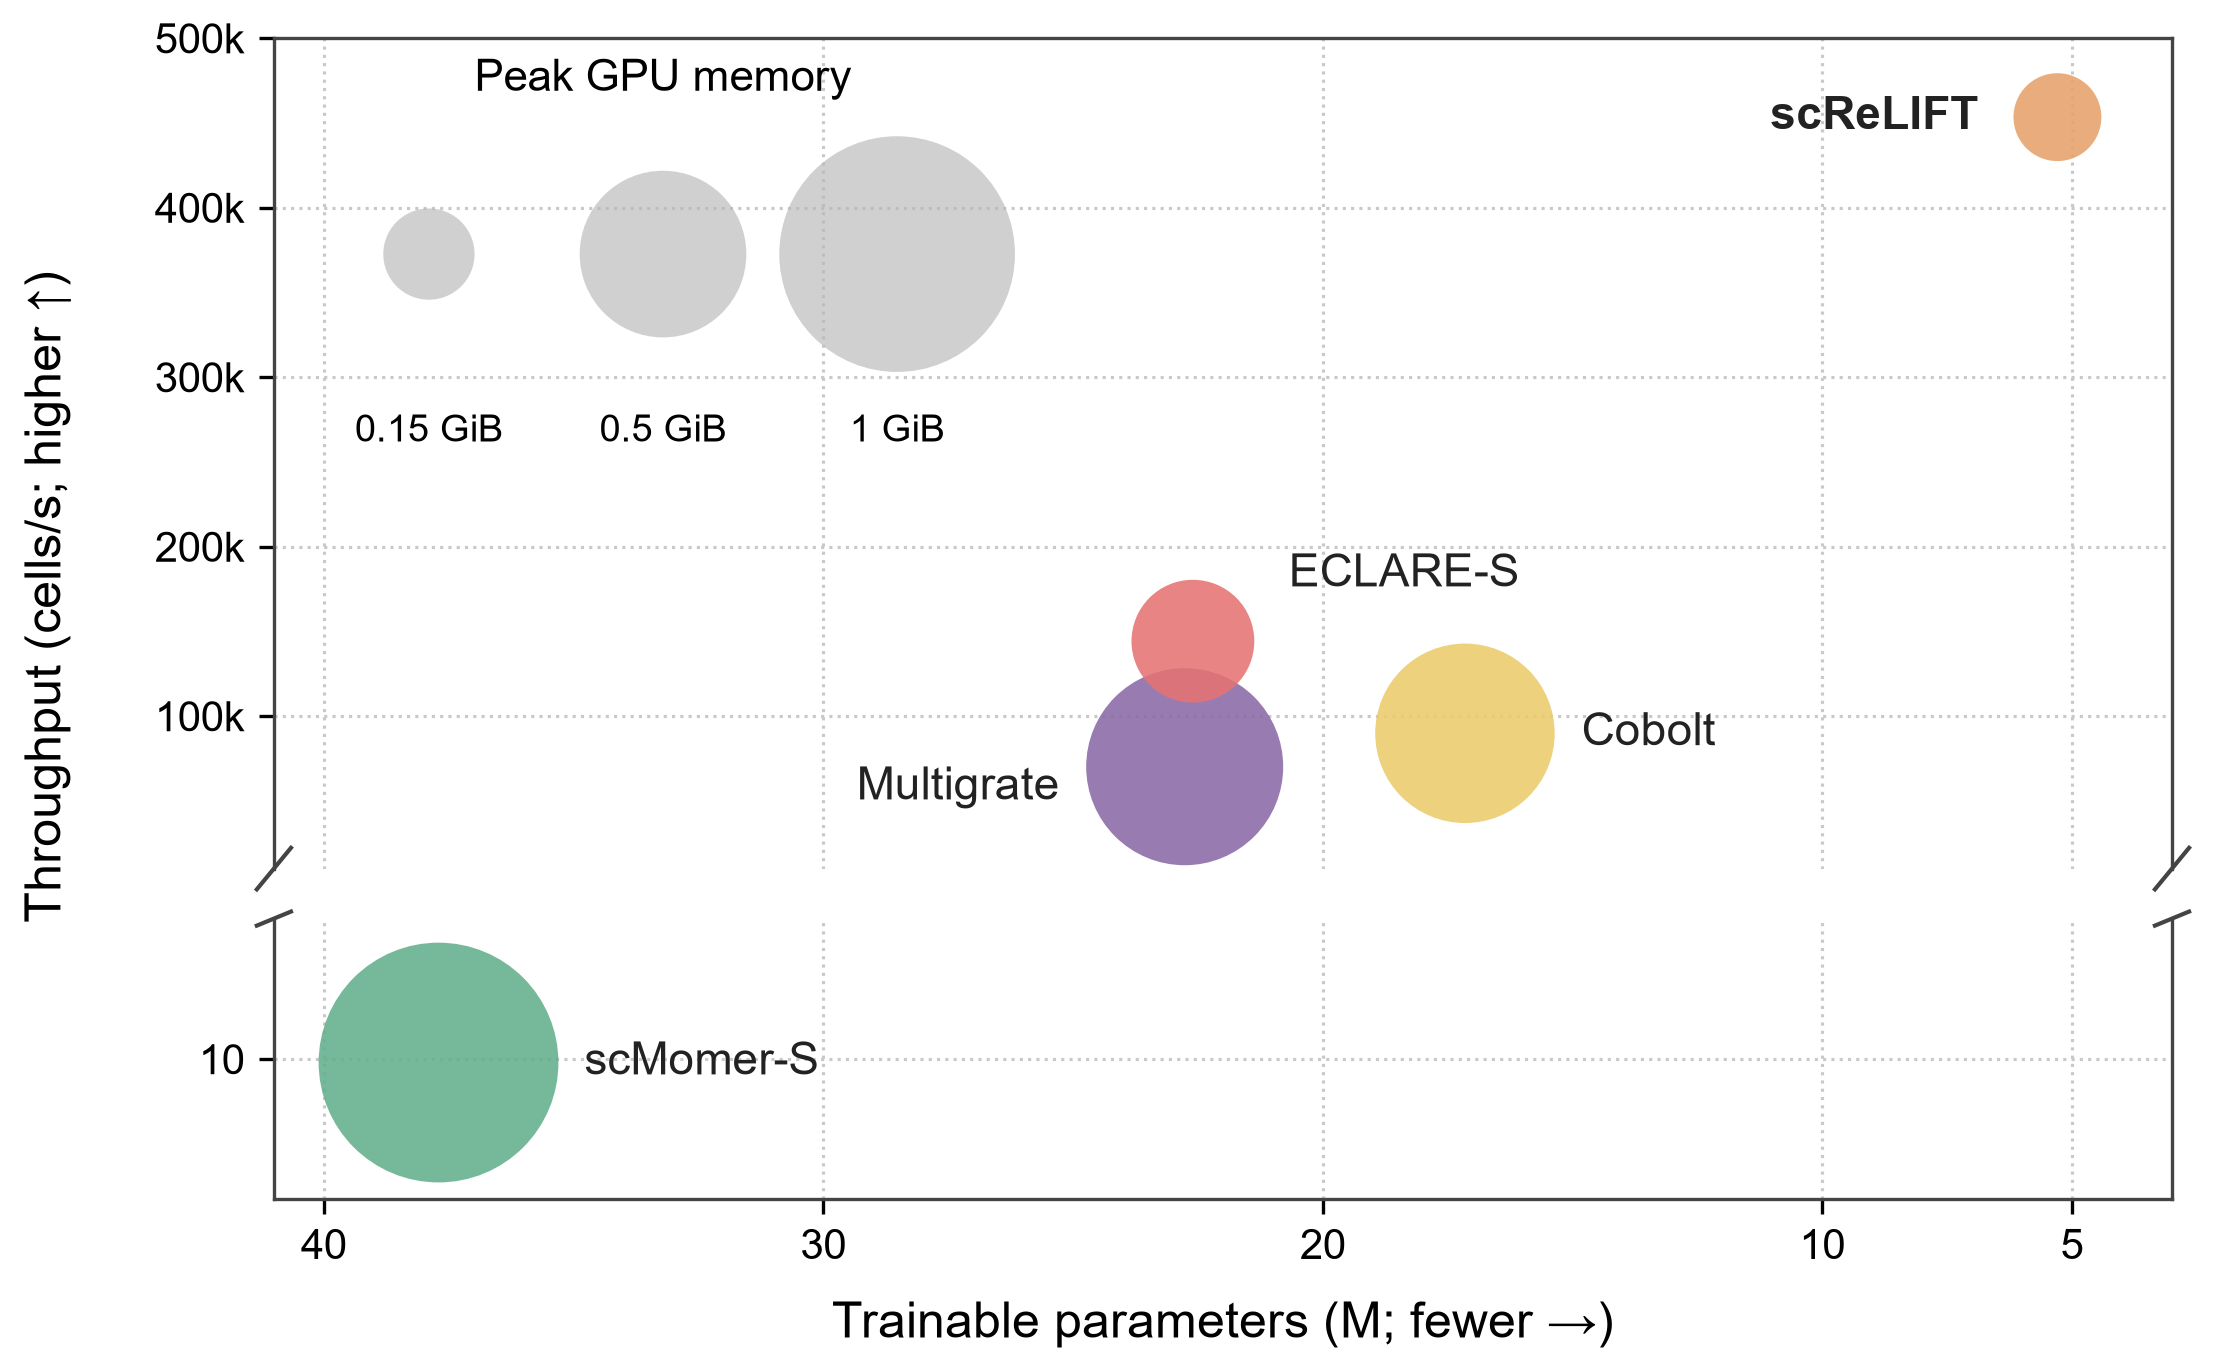

Write Python code to recreate this figure.
"""PBMC intra efficiency bubble chart from preserved user evidence.

X: trainable parameters (millions, decreasing to the right).
Y: cells/sec (two explicitly separated linear intervals).
Scatter area, not radius, is proportional to peak GPU memory in GiB.
CPU methods are excluded before plotting and scaling.
"""
import argparse
import base64
import hashlib
import io
import json
import math
import re
import sys
from pathlib import Path

ROOT = Path(__file__).resolve().parent
STEM = "图2.3_PBMC-imtra-效率"
AREA_PER_GIB = 3200.0  # scatter marker area in points squared / GiB
PALETTE = {
    "scReLIFT": "#E7A26B", "Multigrate": "#8A6AA6", "Cobolt": "#EBCB6A",
    "ECLARE-S": "#E57373", "scMomer-S": "#63AE8C",
}


def parse_number_pair(text):
    cleaned = text.replace("**", "").replace(",", "").replace("−", "-").strip()
    if cleaned == "NA" or not cleaned:
        return {"mean": None, "reported_spread": None}
    parts = re.split(r"\s*±\s*", cleaned)
    return {"mean": float(parts[0]), "reported_spread": float(parts[1]) if len(parts) == 2 else None}


def prepare_data():
    source = ROOT / "图2.3_PBMC-imtra-效率_输入原表.md"
    lines = [line for line in source.read_text(encoding="utf-8").splitlines() if line.startswith("|")]
    split = lambda line: [cell.strip().replace("**", "") for cell in line.strip("|").split("|")]
    headers = split(lines[0])
    records, excluded = [], []
    for line in lines[2:]:
        row = dict(zip(headers, split(line)))
        original = row["Method"]
        if row["GPU"].strip().upper() == "CPU":
            excluded.append({"source_method": original, "device": row["GPU"], "reason": "CPU excluded by user"})
            continue
        method = {"Full B2-S": "scReLIFT", "ECLARE": "ECLARE-S"}.get(original, original)
        params = parse_number_pair(row["Trainable params"])
        memory = parse_number_pair(row["Peak VRAM (GiB)"])
        speed = parse_number_pair(row["Cells/sec"])
        if not all(value["mean"] is not None and value["mean"] > 0 for value in [params, memory, speed]):
            raise ValueError(f"Missing/non-positive plotted value: {method}")
        records.append({
            "method": method, "source_method": original, "device": row["GPU"],
            "trainable_params": int(params["mean"]),
            "peak_gpu_memory_gib": memory, "throughput_cells_per_sec": speed,
            "inference_time_sec": parse_number_pair(row["Inference time (s)"]),
            "color": PALETTE[method],
        })
    order = ["scReLIFT", "Multigrate", "Cobolt", "ECLARE-S", "scMomer-S"]
    records.sort(key=lambda record: order.index(record["method"]))
    if [row["method"] for row in records] != order:
        raise ValueError("Expected exactly the five requested GPU methods")
    data = {
        "dataset": "PBMC", "protocol": "intra", "model_name": "scReLIFT",
        "source": {"path": str(source), "sha256": hashlib.sha256(source.read_bytes()).hexdigest()},
        "encoding": {"x": "trainable_params / 1e6 (linear, reversed; limits 41 to 3)", "y": "throughput_cells_per_sec.mean (broken linear axis: 0-20 and 10000-500000)",
                     "area": f"peak_gpu_memory_gib.mean * {AREA_PER_GIB:g} points^2/GiB", "color": "method"},
        "records": records, "excluded": excluded,
        "aggregation_note": "Supplied aggregate means are plotted; reported spreads are preserved, not reinterpreted as confidence intervals.",
        "comparability_note": "Same stated GPU model (NVIDIA A30). Inference batch, timing scope and phase of peak VRAM were not fully verified from this summary.",
    }
    (ROOT / f"{STEM}_数据.json").write_text(json.dumps(data, ensure_ascii=False, indent=2) + "\n", encoding="utf-8")
    return data


def plot_chart(data):
    import matplotlib
    import matplotlib.pyplot as plt
    from matplotlib.ticker import FuncFormatter

    offsets = {
        "scReLIFT": (-19, 0, "right"),
        "Multigrate": (-30, -5, "right"),
        "Cobolt": (28, 0, "left"),
        "ECLARE-S": (23, 16, "left"),
        "scMomer-S": (35, 0, "left"),
    }
    with matplotlib.rc_context({
        "font.family": "sans-serif", "font.sans-serif": ["Arial", "DejaVu Sans"],
        "font.size": 11, "axes.labelsize": 12, "xtick.labelsize": 10, "ytick.labelsize": 10,
        "axes.linewidth": 0.8, "axes.edgecolor": "#444444",
        "svg.fonttype": "none", "pdf.fonttype": 42,
        "figure.facecolor": "white", "axes.facecolor": "white",
    }):
        fig, (ax, low_ax) = plt.subplots(
            2, 1, sharex=True, figsize=(7.4, 4.9),
            gridspec_kw={"height_ratios": [3.4, 1.15], "hspace": 0.09})
        fig.subplots_adjust(left=0.12, right=0.975, top=0.95, bottom=0.16)
        ax.set_ylim(10000, 500000)
        low_ax.set_ylim(0, 20)
        low_ax.set_xlim(41, 3)
        low_ax.set_xticks([40, 30, 20, 10, 5])
        ax.set_yticks([100000, 200000, 300000, 400000, 500000])
        ax.yaxis.set_major_formatter(FuncFormatter(lambda v, _: f"{v / 1000:g}k"))
        low_ax.set_yticks([10])
        for panel in (ax, low_ax):
            panel.grid(which="major", color="#c9c9c9", linestyle=":", linewidth=0.75, zorder=0)
            panel.set_axisbelow(True)
        ax.spines["bottom"].set_visible(False)
        low_ax.spines["top"].set_visible(False)
        ax.tick_params(axis="x", which="both", bottom=False, labelbottom=False)
        low_ax.set_xlabel("Trainable parameters (M; fewer →)", labelpad=8)
        y_label = fig.text(0.018, 0.57, "Throughput (cells/s; higher ↑)",
                           rotation=90, ha="center", va="center", fontsize=12)
        # Diagonal marks on BOTH sides indicate the omitted throughput interval.
        for panel, y_fraction in [(ax, 0), (low_ax, 1)]:
            for x_fraction in [0, 1]:
                panel.plot([x_fraction - 0.009, x_fraction + 0.009],
                           [y_fraction - 0.025, y_fraction + 0.025],
                           transform=panel.transAxes, color="#444444", linewidth=1,
                           clip_on=False, zorder=10)
        method_labels = []
        values = []
        for record in data["records"]:
            method = record["method"]
            x = record["trainable_params"] / 1e6
            y = record["throughput_cells_per_sec"]["mean"]
            memory = record["peak_gpu_memory_gib"]["mean"]
            area = memory * AREA_PER_GIB
            panel = low_ax if y <= 20 else ax
            if not (0 <= y <= 20 or 10000 <= y <= 500000):
                raise ValueError(f"Point in omitted interval: {method}")
            panel.scatter(x, y, s=area, c=record["color"], alpha=0.88,
                       edgecolors="none", linewidths=0, zorder=3)
            dx, dy, align = offsets[method]
            annotation = panel.annotate(method, (x, y), xytext=(dx, dy), textcoords="offset points",
                                    ha=align, va="center", fontsize=11,
                                    fontweight="bold" if method == "scReLIFT" else "normal",
                                    color="#222222", zorder=5)
            method_labels.append(annotation)
            values.append({"method": method, "x_million": x, "y_cells_per_sec": y,
                           "area_pt2": area, "memory_gib": memory})

        # Same points^2/GiB mapping in the figure inset and main data axes.
        memory_ax = ax.inset_axes([0.02, 0.50, 0.37, 0.48])
        memory_ax.patch.set_alpha(0)
        memory_ax.set_xlim(0, 3)
        memory_ax.set_ylim(0, 1)
        memory_ax.axis("off")
        memory_ax.text(1.5, 0.99, "Peak GPU memory", ha="center", va="top", fontsize=10.5)
        legend_values = [0.15, 0.5, 1.0]
        for position, memory in zip([0.5, 1.5, 2.5], legend_values):
            memory_ax.scatter(position, 0.50, s=memory * AREA_PER_GIB, color="#b8b8b8",
                              alpha=0.65, edgecolors="none", linewidths=0, clip_on=False)
            memory_ax.text(position, 0.01, f"{memory:g} GiB", ha="center", va="bottom", fontsize=9)

        fig.canvas.draw()
        renderer = fig.canvas.get_renderer()
        bubble_visibility = []
        for point in values:
            panel = low_ax if point["y_cells_per_sec"] <= 20 else ax
            cx, cy = panel.transData.transform((point["x_million"], point["y_cells_per_sec"]))
            radius_px = 0.5 * math.sqrt(point["area_pt2"]) * fig.dpi / 72.0
            panel_box = panel.get_window_extent(renderer)
            fully_visible = (cx - radius_px >= panel_box.x0 and cx + radius_px <= panel_box.x1 and
                             cy - radius_px >= panel_box.y0 and cy + radius_px <= panel_box.y1)
            bubble_visibility.append({"method": point["method"], "fully_inside_panel": bool(fully_visible)})
            if not fully_visible:
                raise ValueError(f"Bubble would be clipped: {point['method']}")
        clipped = []
        for label in [*method_labels, low_ax.xaxis.label, y_label, *memory_ax.texts]:
            bounds = label.get_window_extent(renderer)
            if not (fig.bbox.x0 <= bounds.x0 and bounds.x1 <= fig.bbox.x1 and
                    fig.bbox.y0 <= bounds.y0 and bounds.y1 <= fig.bbox.y1):
                clipped.append(label.get_text())
        if clipped:
            raise ValueError(f"Clipped labels: {clipped}")
        label_overlap = []
        for i, left in enumerate(method_labels):
            for right in method_labels[i + 1:]:
                if left.get_window_extent(renderer).overlaps(right.get_window_extent(renderer)):
                    label_overlap.append([left.get_text(), right.get_text()])
        if label_overlap:
            raise ValueError(f"Overlapping method labels: {label_overlap}")
        for extension in ["png", "pdf", "svg"]:
            fig.savefig(ROOT / f"{STEM}.{extension}", dpi=300, bbox_inches="tight", pad_inches=0.08, facecolor="white")
        png_buffer = io.BytesIO()
        fig.savefig(png_buffer, format="png", dpi=160, bbox_inches="tight", pad_inches=0.08, facecolor="white")
        notebook_preview = base64.b64encode(png_buffer.getvalue()).decode("ascii")
        plt.close(fig)
    checks = {
        "included_methods": len(values), "all_devices": sorted({row["device"] for row in data["records"]}),
        "excluded_methods": data["excluded"], "marker_values": values,
        "area_per_gib_pt2": AREA_PER_GIB, "memory_legend_gib": legend_values,
        "yscale": "broken linear", "y_intervals_cells_per_sec": [[0, 20], [10000, 500000]],
        "omitted_interval_cells_per_sec": [20, 10000], "x_limits_million": [41, 3],
        "preferred_direction": "upper right; smaller bubbles indicate lower memory",
        "bubble_visibility": bubble_visibility,
        "clipped_labels": clipped, "overlapping_method_labels": label_overlap,
        "matplotlib_version": matplotlib.__version__,
    }
    (ROOT / f"{STEM}_检查记录.json").write_text(json.dumps(checks, ensure_ascii=False, indent=2) + "\n", encoding="utf-8")
    return notebook_preview


def write_support_files(data, preview):
    caption = (
        "PBMC intra efficiency comparison for five GPU methods on the stated NVIDIA A30 device. "
        "The reversed linear x-axis shows trainable parameters in millions (41 to 3, fewer to the right); "
        "the y-axis shows throughput in cells/s in two linear intervals, 0-20 and 10000-500000, "
        "separated by explicit break marks. The interval 20-10000 cells/s is omitted, with no data points omitted. "
        "The two vertical intervals have different scales; distances across the break are not continuous. "
        "The upper right combines fewer trainable parameters and higher throughput; smaller bubbles denote lower memory. "
        "Bubble area is proportional to the supplied peak GPU memory in GiB, with the same area scale used "
        "for the gray reference bubbles. Colors identify methods. Palette-S (CPU) is excluded. "
        "Markers show the user-provided aggregate means; reported spreads are preserved in the linked JSON "
        "but are not drawn as confidence intervals. The exact replicate aggregation, inference batch, timing "
        "scope and phase of peak VRAM have not been fully verified, so the figure describes the supplied "
        "implementations rather than a claim of identical-batch hardware efficiency. The model formerly "
        "called Full B2-S is displayed as scReLIFT."
    )
    (ROOT / f"{STEM}_caption.txt").write_text(caption + "\n", encoding="utf-8")
    (ROOT / f"{STEM}_include.tex").write_text(
        "\\begin{figure}[t]\n\\centering\n\\includegraphics[width=0.95\\linewidth]{" + STEM + ".pdf}\n"
        "\\caption{" + caption + "}\n\\label{fig:pbmc-intra-efficiency}\n\\end{figure}\n", encoding="utf-8")
    cells = [
        {"cell_type": "markdown", "id": "efficiency-notes", "metadata": {}, "source":
            "# 图2.3 PBMC-imtra-效率\n\n横轴：Trainable parameters (M)，向右递减；纵轴：Cells/sec（明确断轴）；"
            "右上角表示参数更少、吞吐量更高。纵轴显示0–20与10000–500000两个线性区间，区间刻度不同。"
            "圆面积：Peak GPU memory (GiB)；颜色：方法。排除CPU的Palette-S。"
            "模型正式名称scReLIFT，比较方法名ECLARE-S。数值直接来自保留的用户原表。\n\n" + caption},
        {"cell_type": "code", "id": "efficiency-plot", "metadata": {}, "execution_count": 1,
         "source": "from pathlib import Path\nimport importlib.util\nimport sys\n\n"
                   "root = Path.cwd()\nif not (root / '图2.3_PBMC-imtra-效率.py').exists():\n"
                   "    root = Path(r'E:\\my_research\\画图\\我们的图\\图2')\n"
                   "deps = root.parents[2] / '_work' / 'table1_python_deps'\n"
                   "if deps.is_dir():\n    sys.path.insert(0, str(deps))\n"
                   "spec = importlib.util.spec_from_file_location('efficiency_chart', root / '图2.3_PBMC-imtra-效率.py')\n"
                   "chart = importlib.util.module_from_spec(spec)\nspec.loader.exec_module(chart)\n"
                   "data = chart.prepare_data()\nchart.plot_chart(data)\n"
                   "from IPython.display import Image, display\ndisplay(Image(filename=str(root / '图2.3_PBMC-imtra-效率.png')))\n",
         "outputs": [{"output_type": "display_data", "metadata": {}, "data": {
             "image/png": preview, "text/plain": "PBMC intra efficiency: trainable parameters, cells/sec, peak GPU memory"}}]},
    ]
    notebook = {"cells": cells, "metadata": {"kernelspec": {"display_name": "Python 3", "language": "python", "name": "python3"},
                  "language_info": {"name": "python"}}, "nbformat": 4, "nbformat_minor": 5}
    (ROOT / f"{STEM}.ipynb").write_text(json.dumps(notebook, ensure_ascii=False, indent=1), encoding="utf-8")


def main():
    parser = argparse.ArgumentParser(description=__doc__)
    parser.add_argument("--deps", type=Path, default=ROOT.parents[2] / "_work" / "table1_python_deps")
    args = parser.parse_args()
    if args.deps.is_dir():
        sys.path.insert(0, str(args.deps))
    import matplotlib
    matplotlib.use("Agg")
    data = prepare_data()
    preview = plot_chart(data)
    write_support_files(data, preview)
    for row in data["records"]:
        print(f"{row['method']}: params={row['trainable_params']:,}; VRAM={row['peak_gpu_memory_gib']['mean']} GiB; cells/s={row['throughput_cells_per_sec']['mean']:,}")
    print("Saved PNG, vector PDF/SVG, JSON data, notebook and caption.")


if __name__ == "__main__":
    main()
